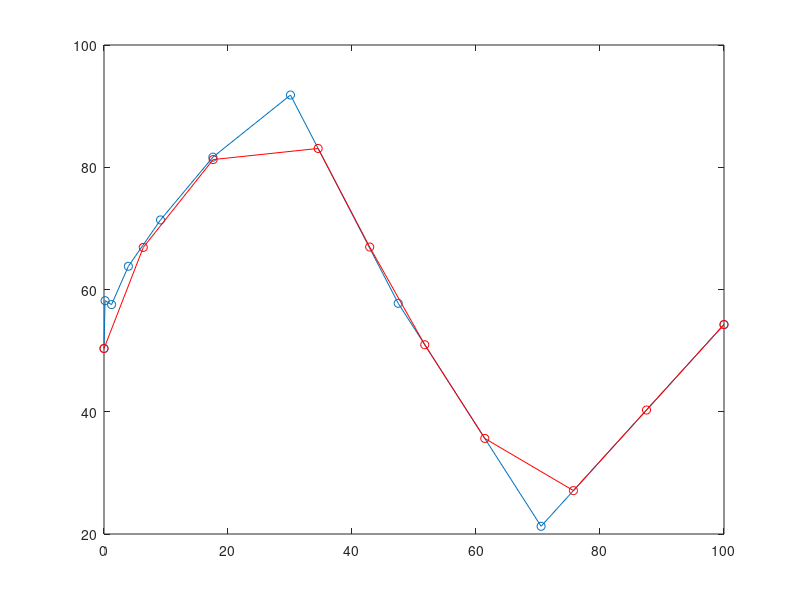

This figure's MATLAB source:
function [xn,yn]=B002_EqualizeAlongContour(x00,y00,pts)
%This function takes a 2D-contour [x,y] and resamples it such that new points
%lie at interpolated positions between the old ones, but at approxmately equal distances
%measured along this contour, to conserve sharp bends)

if nargin<3 %Demo mode on a sine with non-equally spaced points
    pts=100;
    close all;
    imsz=100;
    pts=10;
    x0=linspace(1,100,pts)'; %equal axis
    x00=(x0/imsz).^3*imsz;   
    y00=imsz/2*(1+0.25*rand(pts,1))+imsz/3*sin(x00/imsz*2*pi);   
end
xn=x00;
yn=y00;
%pts=expandit*length(xn);

for k=1:3;   
    x=xn;
    y=yn;
    %first, measure contour length; determin average distance between points
    CL=sum(((x(2:end)-x(1:end-1)).^2+...
            (y(2:end)-y(1:end-1)).^2).^0.5);  %approximate contour length
    dst=CL/(pts-1) ;     
    lx=length(x); 
    xn=x(1);  
    yn=y(1);  
    li_tot=0;
    li_buf=0;
    c=1;
    substps=25;
    for i=1:lx-1    
        xip=linspace(x(i),x(i+1),substps);
        yip=linspace(y(i),y(i+1),substps);
        for j=1:substps-1
            di=((xip(j+1)-xip(j)).^2+(yip(j+1)-yip(j)).^2).^0.5;
            li_buf=li_buf+di;  % length
            if li_buf>=dst  %keep the point 
                li_buf=li_buf-dst;
                xn=[xn; xip(j)];
                yn=[yn; yip(j)];
               
            end  
        end   
    end
    xn=[xn; x(end)];
    yn=[yn; y(end)];
end

%forces cropping (for rounding effects)
xn=xn(1:pts);
yn=yn(1:pts);

    if nargin<2 %Demo mode on a sine with non-equally spaced points
        plot(x00,y00,'o-'); hold on;
        plot(xn,yn,'ro-');
    end
    
   
    
    
    
